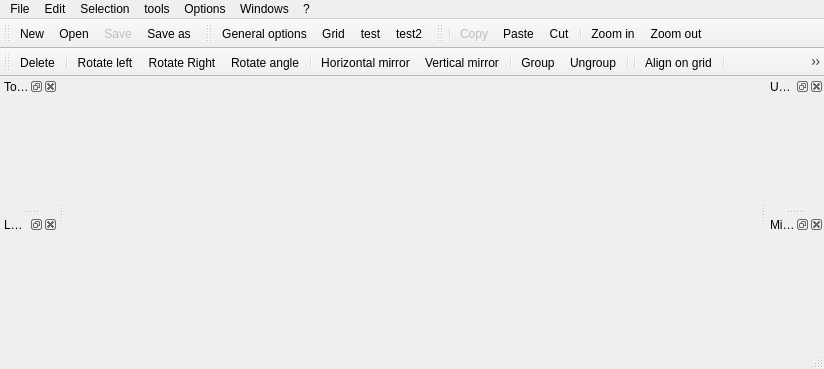
<?xml version="1.0" encoding="UTF-8"?>
<ui version="4.0">
 <class>MainWindow</class>
 <widget class="QMainWindow" name="MainWindow">
  <property name="geometry">
   <rect>
    <x>0</x>
    <y>0</y>
    <width>824</width>
    <height>369</height>
   </rect>
  </property>
  <property name="windowTitle">
   <string>MyTypon 2017</string>
  </property>
  <property name="windowIcon">
   <iconset resource="mytypon.qrc">
    <normaloff>:/pictures/chip.png</normaloff>:/pictures/chip.png</iconset>
  </property>
  <widget class="QWidget" name="centralWidget">
   <layout class="QVBoxLayout" name="verticalLayout"/>
  </widget>
  <widget class="QMenuBar" name="menuBar">
   <property name="geometry">
    <rect>
     <x>0</x>
     <y>0</y>
     <width>824</width>
     <height>21</height>
    </rect>
   </property>
   <widget class="QMenu" name="menuFile">
    <property name="title">
     <string>File</string>
    </property>
    <widget class="QMenu" name="menuWorkspaces">
     <property name="title">
      <string>Workspaces</string>
     </property>
     <addaction name="actionLoadDefaultWSP"/>
     <addaction name="actionLoadWSPFromFile"/>
     <addaction name="actionSaveWSP"/>
     <addaction name="actionSaveWSPAs"/>
     <addaction name="actionSetCurrentWSPAsDefault"/>
     <addaction name="actionRestoreFactoryWSP"/>
    </widget>
    <addaction name="actionNewFile"/>
    <addaction name="actionOpenFile"/>
    <addaction name="actionSave"/>
    <addaction name="actionSaveAs"/>
    <addaction name="actionCloseFile"/>
    <addaction name="separator"/>
    <addaction name="menuWorkspaces"/>
    <addaction name="separator"/>
    <addaction name="actionQuit"/>
   </widget>
   <widget class="QMenu" name="menuOptions">
    <property name="title">
     <string>Options</string>
    </property>
    <addaction name="actionGeneralOptions"/>
    <addaction name="actionCurrentTyponOptions"/>
    <addaction name="separator"/>
    <addaction name="actionGrid"/>
   </widget>
   <widget class="QMenu" name="menuWindows">
    <property name="title">
     <string>Windows</string>
    </property>
   </widget>
   <widget class="QMenu" name="menu">
    <property name="title">
     <string>?</string>
    </property>
    <addaction name="actionHelp"/>
    <addaction name="actionAbout"/>
    <addaction name="actiontest"/>
   </widget>
   <widget class="QMenu" name="menuEdit">
    <property name="title">
     <string>Edit</string>
    </property>
    <addaction name="separator"/>
    <addaction name="actionCopy"/>
    <addaction name="actionPaste"/>
    <addaction name="actionCut"/>
    <addaction name="separator"/>
    <addaction name="actionZoomIn"/>
    <addaction name="actionZoomOut"/>
   </widget>
   <widget class="QMenu" name="menutools">
    <property name="title">
     <string>tools</string>
    </property>
   </widget>
   <widget class="QMenu" name="menuSelection">
    <property name="title">
     <string>Selection</string>
    </property>
    <addaction name="actionSelectAll"/>
    <addaction name="actionClearSelection"/>
    <addaction name="actionDelete"/>
    <addaction name="separator"/>
    <addaction name="actionRotate_left"/>
    <addaction name="actionRotate_Right"/>
    <addaction name="actionRotate_angle"/>
    <addaction name="separator"/>
    <addaction name="actionHorizontal_mirror"/>
    <addaction name="actionVertical_mirror"/>
    <addaction name="separator"/>
    <addaction name="actionGroup"/>
    <addaction name="actionUngroup"/>
    <addaction name="separator"/>
    <addaction name="actionGenerate_component"/>
    <addaction name="separator"/>
    <addaction name="actionAlign_on_grid"/>
   </widget>
   <addaction name="menuFile"/>
   <addaction name="menuEdit"/>
   <addaction name="menuSelection"/>
   <addaction name="menutools"/>
   <addaction name="menuOptions"/>
   <addaction name="menuWindows"/>
   <addaction name="menu"/>
  </widget>
  <widget class="QToolBar" name="filesToolBar">
   <property name="windowTitle">
    <string>Files</string>
   </property>
   <attribute name="toolBarArea">
    <enum>TopToolBarArea</enum>
   </attribute>
   <attribute name="toolBarBreak">
    <bool>false</bool>
   </attribute>
   <addaction name="actionNewFile"/>
   <addaction name="actionOpenFile"/>
   <addaction name="actionSave"/>
   <addaction name="actionSaveAs"/>
  </widget>
  <widget class="QStatusBar" name="statusBar"/>
  <widget class="QToolBar" name="optionsToolBar">
   <property name="windowTitle">
    <string>Options</string>
   </property>
   <attribute name="toolBarArea">
    <enum>TopToolBarArea</enum>
   </attribute>
   <attribute name="toolBarBreak">
    <bool>false</bool>
   </attribute>
   <addaction name="actionGeneralOptions"/>
   <addaction name="actionGrid"/>
   <addaction name="actiontest"/>
   <addaction name="actiontest_2"/>
  </widget>
  <widget class="MYDockWidget" name="toolsDockWidget">
   <property name="allowedAreas">
    <set>Qt::LeftDockWidgetArea|Qt::RightDockWidgetArea</set>
   </property>
   <property name="windowTitle">
    <string>Tools</string>
   </property>
   <attribute name="dockWidgetArea">
    <number>1</number>
   </attribute>
   <widget class="MYToolBox" name="toolBoxWidget"/>
  </widget>
  <widget class="MYDockWidget" name="layersDockWidget">
   <property name="allowedAreas">
    <set>Qt::LeftDockWidgetArea|Qt::RightDockWidgetArea</set>
   </property>
   <property name="windowTitle">
    <string>Layers</string>
   </property>
   <attribute name="dockWidgetArea">
    <number>1</number>
   </attribute>
   <widget class="LayersWidget" name="layersWidget"/>
  </widget>
  <widget class="MYDockWidget" name="undoDockWidget">
   <property name="allowedAreas">
    <set>Qt::LeftDockWidgetArea|Qt::RightDockWidgetArea</set>
   </property>
   <property name="windowTitle">
    <string>Undo/Redo</string>
   </property>
   <attribute name="dockWidgetArea">
    <number>2</number>
   </attribute>
   <widget class="UndoWidget" name="undoWidget"/>
  </widget>
  <widget class="MYDockWidget" name="miniViewDockWidget">
   <property name="allowedAreas">
    <set>Qt::LeftDockWidgetArea|Qt::RightDockWidgetArea</set>
   </property>
   <property name="windowTitle">
    <string>Mini view</string>
   </property>
   <attribute name="dockWidgetArea">
    <number>2</number>
   </attribute>
   <widget class="MiniView" name="miniViewWidget"/>
  </widget>
  <widget class="QToolBar" name="editToolBar">
   <property name="windowTitle">
    <string>Edit</string>
   </property>
   <attribute name="toolBarArea">
    <enum>TopToolBarArea</enum>
   </attribute>
   <attribute name="toolBarBreak">
    <bool>false</bool>
   </attribute>
   <addaction name="separator"/>
   <addaction name="actionCopy"/>
   <addaction name="actionPaste"/>
   <addaction name="actionCut"/>
   <addaction name="separator"/>
   <addaction name="actionZoomIn"/>
   <addaction name="actionZoomOut"/>
  </widget>
  <widget class="QToolBar" name="selectionToolBar">
   <property name="windowTitle">
    <string>Selection</string>
   </property>
   <attribute name="toolBarArea">
    <enum>TopToolBarArea</enum>
   </attribute>
   <attribute name="toolBarBreak">
    <bool>true</bool>
   </attribute>
   <addaction name="actionDelete"/>
   <addaction name="separator"/>
   <addaction name="actionRotate_left"/>
   <addaction name="actionRotate_Right"/>
   <addaction name="actionRotate_angle"/>
   <addaction name="separator"/>
   <addaction name="actionHorizontal_mirror"/>
   <addaction name="actionVertical_mirror"/>
   <addaction name="separator"/>
   <addaction name="actionGroup"/>
   <addaction name="actionUngroup"/>
   <addaction name="separator"/>
   <addaction name="separator"/>
   <addaction name="actionAlign_on_grid"/>
   <addaction name="separator"/>
   <addaction name="actionGenerate_component"/>
  </widget>
  <action name="actionNewFile">
   <property name="icon">
    <iconset resource="mytypon.qrc">
     <normaloff>:/pictures/document_plain_new.png</normaloff>:/pictures/document_plain_new.png</iconset>
   </property>
   <property name="text">
    <string>New</string>
   </property>
   <property name="shortcut">
    <string>Ctrl+N</string>
   </property>
  </action>
  <action name="actionOpenFile">
   <property name="icon">
    <iconset resource="mytypon.qrc">
     <normaloff>:/pictures/document_find.png</normaloff>:/pictures/document_find.png</iconset>
   </property>
   <property name="text">
    <string>Open...</string>
   </property>
   <property name="shortcut">
    <string>Ctrl+O</string>
   </property>
  </action>
  <action name="actionCloseFile">
   <property name="icon">
    <iconset resource="mytypon.qrc">
     <normaloff>:/pictures/document_delete.png</normaloff>:/pictures/document_delete.png</iconset>
   </property>
   <property name="text">
    <string>Close</string>
   </property>
  </action>
  <action name="actionRecent_files">
   <property name="text">
    <string>Recent files</string>
   </property>
  </action>
  <action name="actionQuit">
   <property name="text">
    <string>Quit</string>
   </property>
  </action>
  <action name="actionSave">
   <property name="enabled">
    <bool>false</bool>
   </property>
   <property name="icon">
    <iconset resource="mytypon.qrc">
     <normaloff>:/pictures/disk_blue.png</normaloff>:/pictures/disk_blue.png</iconset>
   </property>
   <property name="text">
    <string>Save</string>
   </property>
   <property name="shortcut">
    <string>Ctrl+S</string>
   </property>
  </action>
  <action name="actionSaveAs">
   <property name="icon">
    <iconset resource="mytypon.qrc">
     <normaloff>:/pictures/disks.png</normaloff>:/pictures/disks.png</iconset>
   </property>
   <property name="text">
    <string>Save as...</string>
   </property>
   <property name="shortcut">
    <string>Ctrl+Shift+S</string>
   </property>
  </action>
  <action name="actionLoadDefaultWSP">
   <property name="icon">
    <iconset resource="mytypon.qrc">
     <normaloff>:/pictures/workspace_default.png</normaloff>:/pictures/workspace_default.png</iconset>
   </property>
   <property name="text">
    <string>Load default</string>
   </property>
  </action>
  <action name="actionLoadWSPFromFile">
   <property name="icon">
    <iconset resource="mytypon.qrc">
     <normaloff>:/pictures/workspace_open.png</normaloff>:/pictures/workspace_open.png</iconset>
   </property>
   <property name="text">
    <string>Load from file...</string>
   </property>
  </action>
  <action name="actionSaveWSP">
   <property name="icon">
    <iconset resource="mytypon.qrc">
     <normaloff>:/pictures/workspace_save.png</normaloff>:/pictures/workspace_save.png</iconset>
   </property>
   <property name="text">
    <string>Save</string>
   </property>
  </action>
  <action name="actionSetCurrentWSPAsDefault">
   <property name="icon">
    <iconset resource="mytypon.qrc">
     <normaloff>:/pictures/Workspace_setdefault.png</normaloff>:/pictures/Workspace_setdefault.png</iconset>
   </property>
   <property name="text">
    <string>Set current as default</string>
   </property>
  </action>
  <action name="actionSaveWSPAs">
   <property name="icon">
    <iconset resource="mytypon.qrc">
     <normaloff>:/pictures/workspace_saveas.png</normaloff>:/pictures/workspace_saveas.png</iconset>
   </property>
   <property name="text">
    <string>Save as...</string>
   </property>
  </action>
  <action name="actionRestoreFactoryWSP">
   <property name="icon">
    <iconset resource="mytypon.qrc">
     <normaloff>:/pictures/workspace_factory.png</normaloff>:/pictures/workspace_factory.png</iconset>
   </property>
   <property name="text">
    <string>Restore factory settings</string>
   </property>
  </action>
  <action name="actionCurrentTyponOptions">
   <property name="icon">
    <iconset resource="mytypon.qrc">
     <normaloff>:/pictures/page_gear.png</normaloff>:/pictures/page_gear.png</iconset>
   </property>
   <property name="text">
    <string>Current typon options...</string>
   </property>
  </action>
  <action name="actionGeneralOptions">
   <property name="icon">
    <iconset resource="mytypon.qrc">
     <normaloff>:/pictures/gear.png</normaloff>:/pictures/gear.png</iconset>
   </property>
   <property name="text">
    <string>General options...</string>
   </property>
  </action>
  <action name="actionGrid">
   <property name="icon">
    <iconset resource="mytypon.qrc">
     <normaloff>:/pictures/table.png</normaloff>:/pictures/table.png</iconset>
   </property>
   <property name="text">
    <string>Grid...</string>
   </property>
  </action>
  <action name="actionHelp">
   <property name="icon">
    <iconset resource="mytypon.qrc">
     <normaloff>:/pictures/help2.png</normaloff>:/pictures/help2.png</iconset>
   </property>
   <property name="text">
    <string>Help</string>
   </property>
  </action>
  <action name="actionAbout">
   <property name="icon">
    <iconset resource="mytypon.qrc">
     <normaloff>:/pictures/about.png</normaloff>:/pictures/about.png</iconset>
   </property>
   <property name="text">
    <string>About</string>
   </property>
  </action>
  <action name="actiontest">
   <property name="text">
    <string>test</string>
   </property>
  </action>
  <action name="actionCopy">
   <property name="enabled">
    <bool>false</bool>
   </property>
   <property name="icon">
    <iconset resource="mytypon.qrc">
     <normaloff>:/pictures/page_copy.png</normaloff>:/pictures/page_copy.png</iconset>
   </property>
   <property name="text">
    <string>Copy</string>
   </property>
   <property name="shortcut">
    <string>Ctrl+C</string>
   </property>
   <property name="autoRepeat">
    <bool>false</bool>
   </property>
  </action>
  <action name="actionPaste">
   <property name="icon">
    <iconset resource="mytypon.qrc">
     <normaloff>:/pictures/page_white_paste.png</normaloff>:/pictures/page_white_paste.png</iconset>
   </property>
   <property name="text">
    <string>Paste</string>
   </property>
   <property name="shortcut">
    <string>Ctrl+V</string>
   </property>
   <property name="autoRepeat">
    <bool>false</bool>
   </property>
  </action>
  <action name="actionCut">
   <property name="enabled">
    <bool>true</bool>
   </property>
   <property name="icon">
    <iconset resource="mytypon.qrc">
     <normaloff>:/pictures/cut.png</normaloff>:/pictures/cut.png</iconset>
   </property>
   <property name="text">
    <string>Cut</string>
   </property>
   <property name="shortcut">
    <string>Ctrl+X</string>
   </property>
   <property name="autoRepeat">
    <bool>false</bool>
   </property>
  </action>
  <action name="actionZoomIn">
   <property name="icon">
    <iconset resource="mytypon.qrc">
     <normaloff>:/pictures/zoom_in.png</normaloff>:/pictures/zoom_in.png</iconset>
   </property>
   <property name="text">
    <string>Zoom in</string>
   </property>
   <property name="shortcut">
    <string>Ctrl++</string>
   </property>
  </action>
  <action name="actionZoomOut">
   <property name="icon">
    <iconset resource="mytypon.qrc">
     <normaloff>:/pictures/zoom_out.png</normaloff>:/pictures/zoom_out.png</iconset>
   </property>
   <property name="text">
    <string>Zoom out</string>
   </property>
   <property name="shortcut">
    <string>Ctrl+-</string>
   </property>
  </action>
  <action name="actionTools">
   <property name="text">
    <string>Tools</string>
   </property>
  </action>
  <action name="actionToolbars_2">
   <property name="text">
    <string>Toolbars</string>
   </property>
  </action>
  <action name="actionTools_2">
   <property name="text">
    <string>Tools</string>
   </property>
  </action>
  <action name="actionRotate_left">
   <property name="icon">
    <iconset resource="mytypon.qrc">
     <normaloff>:/pictures/shape_rotate_anticlockwise.png</normaloff>:/pictures/shape_rotate_anticlockwise.png</iconset>
   </property>
   <property name="text">
    <string>Rotate left</string>
   </property>
   <property name="shortcut">
    <string>Ctrl+R</string>
   </property>
  </action>
  <action name="actionRotate_Right">
   <property name="icon">
    <iconset resource="mytypon.qrc">
     <normaloff>:/pictures/shape_rotate_clockwise.png</normaloff>:/pictures/shape_rotate_clockwise.png</iconset>
   </property>
   <property name="text">
    <string>Rotate Right</string>
   </property>
   <property name="shortcut">
    <string>Ctrl+Shift+R</string>
   </property>
  </action>
  <action name="actionRotate_angle">
   <property name="icon">
    <iconset resource="mytypon.qrc">
     <normaloff>:/pictures/transform_rotate.png</normaloff>:/pictures/transform_rotate.png</iconset>
   </property>
   <property name="text">
    <string>Rotate angle...</string>
   </property>
  </action>
  <action name="actionHorizontal_mirror">
   <property name="icon">
    <iconset resource="mytypon.qrc">
     <normaloff>:/pictures/shape_flip_horizontal.png</normaloff>:/pictures/shape_flip_horizontal.png</iconset>
   </property>
   <property name="text">
    <string>Horizontal mirror</string>
   </property>
   <property name="shortcut">
    <string>Ctrl+M</string>
   </property>
  </action>
  <action name="actionVertical_mirror">
   <property name="icon">
    <iconset resource="mytypon.qrc">
     <normaloff>:/pictures/shape_flip_vertical.png</normaloff>:/pictures/shape_flip_vertical.png</iconset>
   </property>
   <property name="text">
    <string>Vertical mirror</string>
   </property>
   <property name="shortcut">
    <string>Ctrl+Shift+M</string>
   </property>
  </action>
  <action name="actionGroup">
   <property name="icon">
    <iconset resource="mytypon.qrc">
     <normaloff>:/pictures/shape_group.png</normaloff>:/pictures/shape_group.png</iconset>
   </property>
   <property name="text">
    <string>Group</string>
   </property>
   <property name="shortcut">
    <string>Ctrl+G</string>
   </property>
  </action>
  <action name="actionUngroup">
   <property name="icon">
    <iconset resource="mytypon.qrc">
     <normaloff>:/pictures/shape_ungroup.png</normaloff>:/pictures/shape_ungroup.png</iconset>
   </property>
   <property name="text">
    <string>Ungroup</string>
   </property>
   <property name="shortcut">
    <string>Ctrl+Shift+G</string>
   </property>
  </action>
  <action name="actionGenerate_component">
   <property name="icon">
    <iconset resource="mytypon.qrc">
     <normaloff>:/pictures/new_component.png</normaloff>:/pictures/new_component.png</iconset>
   </property>
   <property name="text">
    <string>Generate component...</string>
   </property>
  </action>
  <action name="actionSend_to_Layer">
   <property name="text">
    <string>Send to Layer</string>
   </property>
  </action>
  <action name="actionAlign_on_grid">
   <property name="icon">
    <iconset resource="mytypon.qrc">
     <normaloff>:/pictures/align.png</normaloff>:/pictures/align.png</iconset>
   </property>
   <property name="text">
    <string>Align on grid</string>
   </property>
  </action>
  <action name="actionSelectAll">
   <property name="text">
    <string>All</string>
   </property>
   <property name="shortcut">
    <string>Ctrl+A</string>
   </property>
  </action>
  <action name="actionClearSelection">
   <property name="text">
    <string>Clear</string>
   </property>
  </action>
  <action name="actionDelete">
   <property name="icon">
    <iconset resource="mytypon.qrc">
     <normaloff>:/pictures/cross.png</normaloff>:/pictures/cross.png</iconset>
   </property>
   <property name="text">
    <string>Delete</string>
   </property>
   <property name="shortcut">
    <string>Del</string>
   </property>
  </action>
  <action name="actiontest_2">
   <property name="text">
    <string>test2</string>
   </property>
  </action>
 </widget>
 <layoutdefault spacing="6" margin="11"/>
 <customwidgets>
  <customwidget>
   <class>MYDockWidget</class>
   <extends>QDockWidget</extends>
   <header>mydockwidget.h</header>
   <container>1</container>
  </customwidget>
  <customwidget>
   <class>LayersWidget</class>
   <extends>QWidget</extends>
   <header>layers/layerswidget.h</header>
   <container>1</container>
  </customwidget>
  <customwidget>
   <class>UndoWidget</class>
   <extends>QWidget</extends>
   <header>undowidget.h</header>
   <container>1</container>
  </customwidget>
  <customwidget>
   <class>MiniView</class>
   <extends>QWidget</extends>
   <header>miniview.h</header>
   <container>1</container>
  </customwidget>
  <customwidget>
   <class>MYToolBox</class>
   <extends>QWidget</extends>
   <header>toolswidget\mytoolbox.h</header>
   <container>1</container>
  </customwidget>
 </customwidgets>
 <resources>
  <include location="mytypon.qrc"/>
 </resources>
 <connections>
  <connection>
   <sender>actionQuit</sender>
   <signal>triggered()</signal>
   <receiver>MainWindow</receiver>
   <slot>close()</slot>
   <hints>
    <hint type="sourcelabel">
     <x>-1</x>
     <y>-1</y>
    </hint>
    <hint type="destinationlabel">
     <x>199</x>
     <y>149</y>
    </hint>
   </hints>
  </connection>
 </connections>
</ui>
